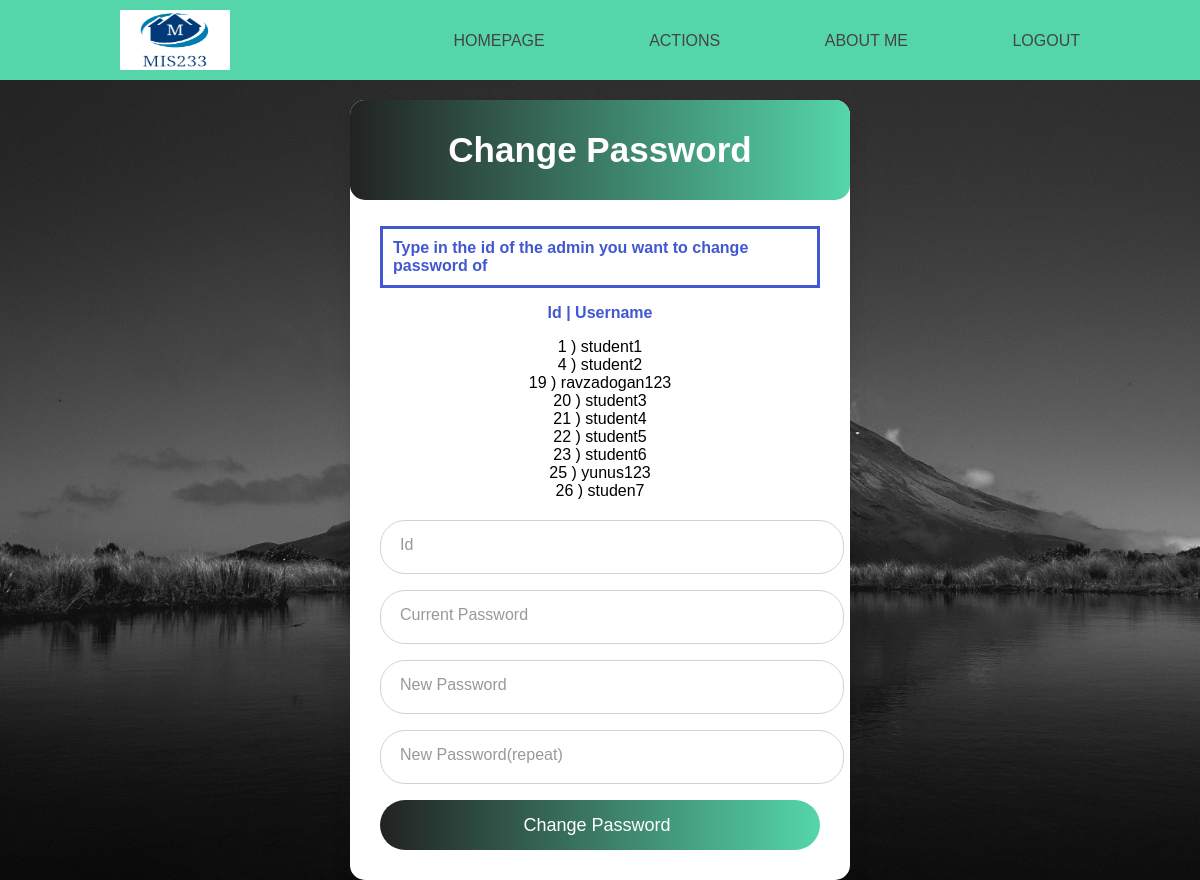
The app's page /pages/admin/actionAdminChangePasswordStudent.php (signed in) with its own data.
### tables this page shows
CREATE TABLE `students` (
  `student_id` int(11) NOT NULL,
  `user_name` varchar(20) NOT NULL,
  `first_name` varchar(100) NOT NULL,
  `last_name` varchar(30) NOT NULL,
  `age` int(11) NOT NULL,
  `email` varchar(100) NOT NULL,
  `password` varchar(100) NOT NULL,
  `tel_number` varchar(11) NOT NULL,
  `is_active` tinyint(1) NOT NULL
);

### pages/admin/actionAdminChangePasswordStudent.php (the view, shortened to what this page needs)
<!DOCTYPE html>
<html lang="en">
<head>
    <link rel="stylesheet" type="text/css" href="../../css/style.css">
</head>
<body>
<?php
include "/xampp/htdocs/project2/dynamics/admin/navigationAdmin.php";
?>
<div class="wrapper" style="width: 500px; margin-top:20px;!important;">
    <div class="title" style="font-size: 35px;!important;">
        Change Password
    </div>
    <form action="actionAdminChangePasswordStudent.php" method="post">
        <p style="font-family: 'Candara', sans-serif;font-weight: 900;color: #4158d0;border-radius: %80;border: #4158d0 solid;
padding: 10px">
            Type in the id of the admin you want to change password of
        </p>
        <p style="text-align: center;color: #4158d0;font-weight: 700">Id | Username</p>
        <p style="text-align: center;position: relative;" >
            <?php
            $conn=mysqli_connect("127.0.0.1","root","","project2");
            $sql = "    SELECT students.user_name,students.student_id from students
                             ";
            $result = mysqli_query($conn, $sql);
            while($row=mysqli_fetch_array($result)){
                echo $row["student_id"];
                echo " ) ";
                echo $row["user_name"];
                echo "<br>";
            }
            ?>
        <div class="field">
            <input type="text" required name="id">
            <label>Id</label>
        </div>
        <div class="field">
            <input type="password" required name="currentPassword">
            <label>Current Password</label>
        </div>
        <div class="field">
            <input type="password" required name="newPassword">
            <label>New Password</label>
        </div>
        <div class="field">
            <input type="password" required name="newPasswordRepeat">
            <label>New Password(repeat)</label>
        </div>
        <div class="field">
            <input type="submit" value="Change Password" name="submit">
        </div>
    </form>
</div>
</body>
</html>

### css/style.css (style rules this page uses)
body { margin: 0; background: #222; font-family: 'Work Sans',sans-serif; font-weight: 300; background-image: url("../img/background.jpg"); background-repeat: no-repeat; background-size: cover; }
.wrapper { width: 380px; background: #fff; border-radius: 15px; box-shadow: 0px 15px 20px rgba(0,0,0,0.1); margin:auto; margin-top: 10%; }
.wrapper .title { color: #fff; font-size: 35px; font-weight: 600; text-align: center; line-height: 100px; border-radius: 15px; background: linear-gradient(90deg, rgba(34,34,34,1) 0%, rgba(85,214,170,1) 100%); }
.wrapper form { padding: 10px 30px 30px; }
.wrapper form .field { position: relative; height: 50px; width: 100%; margin-top: 20px; }
.wrapper form .field input { height: 100%; width: 100%; padding-left: 20px; border-radius: 25px; border:1px solid lightgrey; outline: none; transition: 0.3s ease; font-size: 17px; }
.wrapper form .field input:focus, .wrapper form .field input:valid { border-color: #4158d0; }
.wrapper form .field label { position: absolute; top: 50%; left: 20px; font-size: 16px; transform: translateY(-50%); pointer-events: none; transition: all 0.3s ease; color: #999; }
.wrapper form .field input[type="submit"] { color: #fff; background: linear-gradient(90deg, rgba(34,34,34,1) 0%, rgba(85,214,170,1) 100%); font-size: 18px; font-weight: 500; border: none; padding-left: 0px; cursor: pointer; transition: all 0.3s ease; }

### records on screen
students: student_id "1", user_name "student1"
students: student_id "4", user_name "student2"
students: student_id "19", user_name "ravzadogan123"
students: student_id "20", user_name "student3"
students: student_id "21", user_name "student4"
students: student_id "22", user_name "student5"
students: student_id "23", user_name "student6"
students: student_id "25", user_name "yunus123"
students: student_id "26", user_name "studen7"
